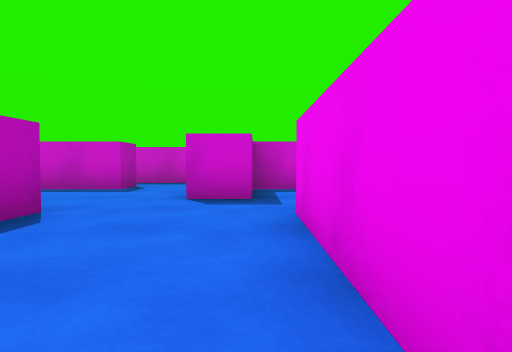
view 1 (above)

12 first-person views from a walk through a scene from a Unity 3-D project. The camera is 0.55 m above the floor, tilts 2° down and sees 70° across. The floor is counted in squares, 1 m on a side. Each view is taken from the middle of a square. On the plan, view 1 faces up. The plan holds only what a view shows up to about 9 squares ahead; the rest is blank. The player character is not drawn.

view 2
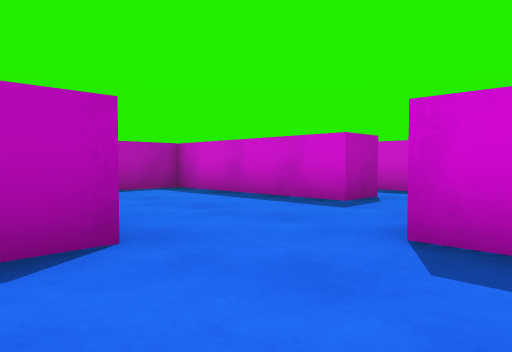

view 3
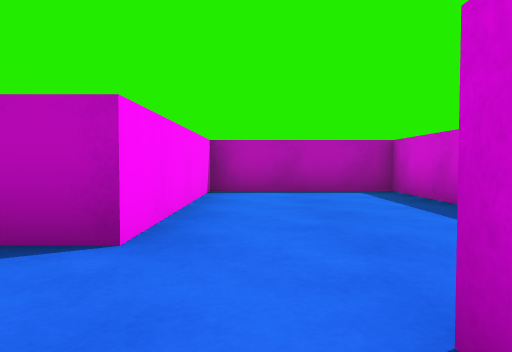

view 4
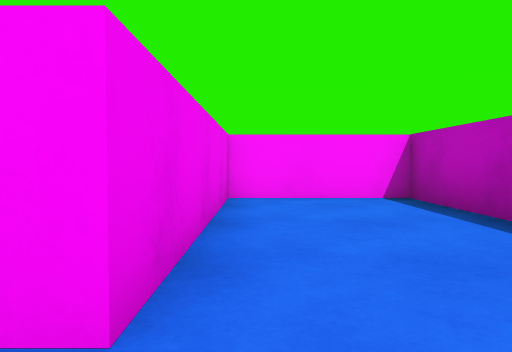

view 5
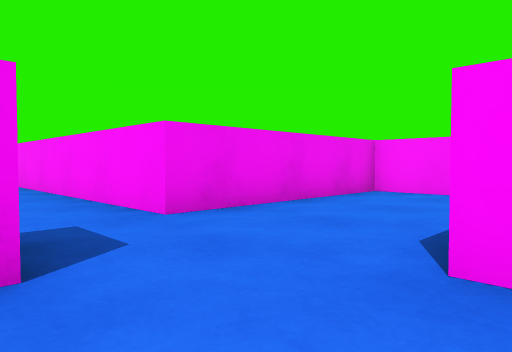

view 6
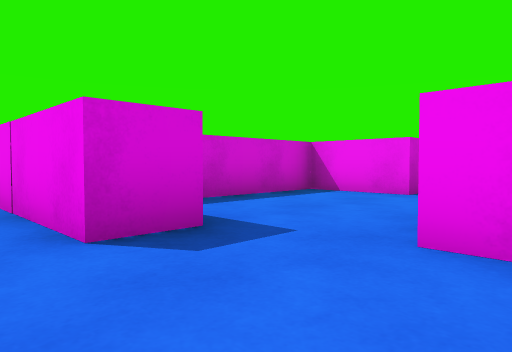

view 7
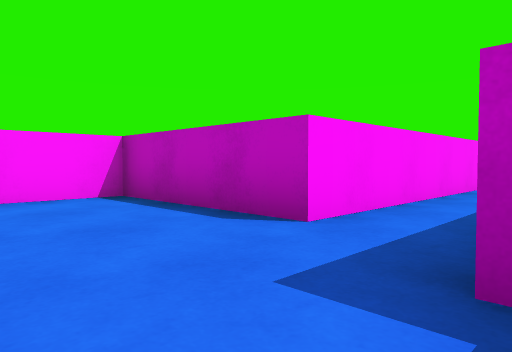

view 8
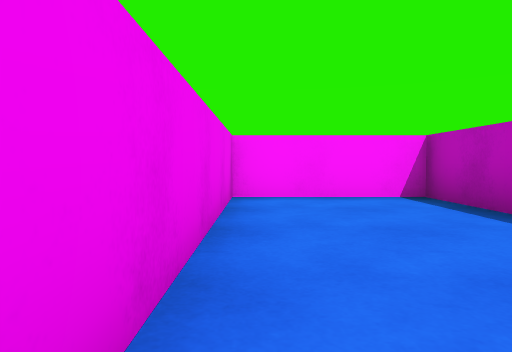

view 9
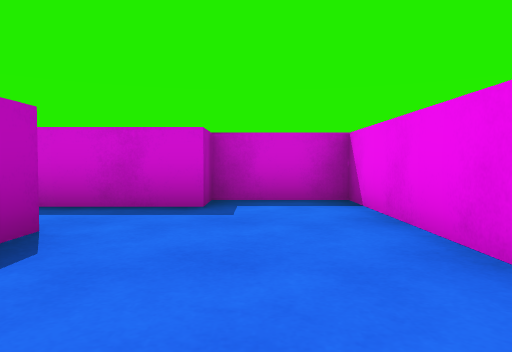

view 10
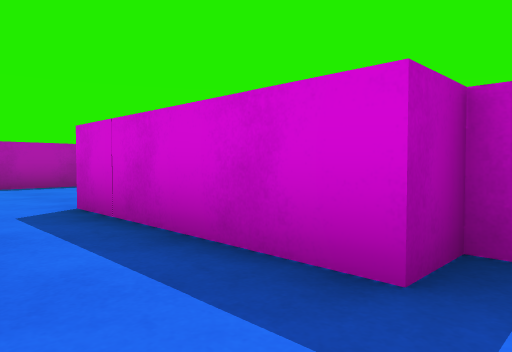

view 11
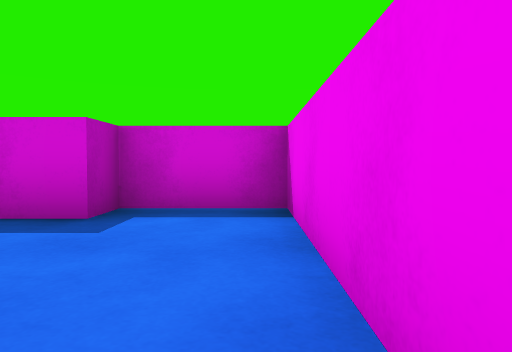

view 12
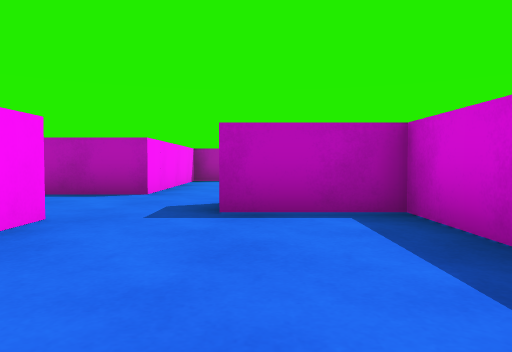

### Floor plan
Points are (right, up) in squares from view 1. A wall is a line through its corners. A room is listed if a view was taken in it or the views show most of it. See-through windows are left out.
Room 1 (views 1, 2, 3, 4, 5, 6)
walls: (-0.1, 5.6) (-1.1, 5.6) (-1.1, 8.4); (-2.8, 8.8) (-2.8, 7.7) (-7.2, 7.7) (-7.2, 4.1) (-2.4, 4.1) (-2.4, -0.7) (0.4, -0.7) (0.4, 3.9)
ways out: opening at (0, 5) to room 3; opening at (-2, 8)
Room 2 (views 7, 8, 9, 10, 11)
walls: (4.5, 3.9) (7.2, 3.9) (7.2, 0.1) (10.4, 0.1) (10.4, 6.4) (8.3, 6.4) (8.3, 5.6) (4.3, 5.6)
ways out: opening at (5, 5) to room 3
Room 3 (view 12)
walls: (4.3, 5.6) (4.3, 7.7) (-0.1, 7.7) (-0.1, 5.6); (0.4, 3.9) (4.5, 3.9)
ways out: opening at (0, 5) to room 1; opening at (5, 5) to room 2

Where each view was taken, in squares from view 1:
view 1: 0 up, 0 right, facing up
view 2: 3 up, 0 right, facing up-left
view 3: 5 up, 0 right, facing left
view 4: 5 up, 0 right, facing down
view 5: 6 up, 3 left, facing down-right
view 6: 3 up, 2 left, facing up-right
view 7: 6 up, 10 right, facing down-left
view 8: 6 up, 10 right, facing down
view 9: 1 up, 9 right, facing up
view 10: 4 up, 9 right, facing up-left
view 11: 2 up, 10 right, facing up
view 12: 6 up, 4 right, facing left
